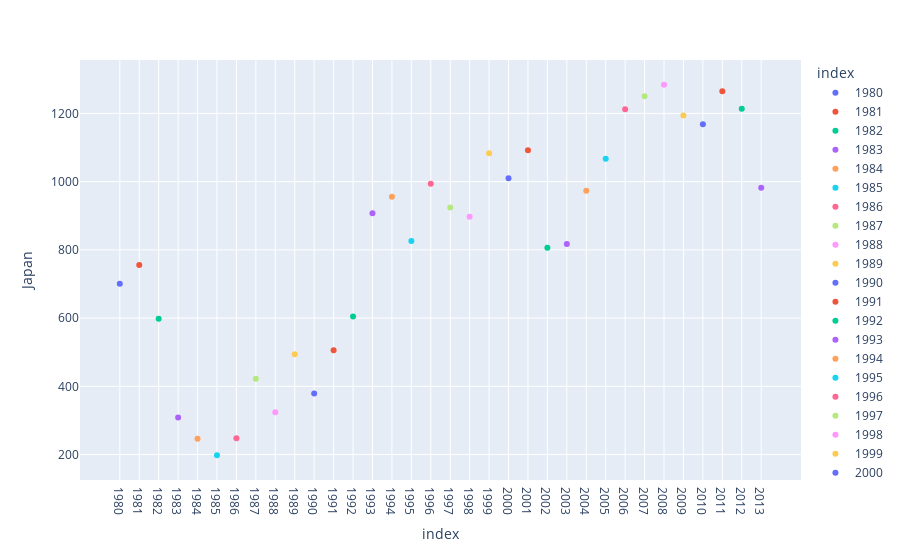

Notebook source saved alongside this figure:
### Code cell
JapanData=df.loc['Japan',years].reset_index()
px.scatter(JapanData, x='index', y='Japan',color='index')

### Figure 1 — Plotly figure (JSON) as saved in the notebook; plotly's stock layout.template omitted (floating-point values rounded to 4 significant figures)
{"data": [{"hovertemplate": "index=%{x}<br>Japan=%{y}<extra></extra>", "legendgroup": "1980", "marker": {"color": "#636efa", "symbol": "circle"}, "mode": "markers", "name": "1980", "orientation": "v", "showlegend": true, "type": "scatter", "x": ["1980"], "xaxis": "x", "y": [701], "yaxis": "y"}, {"hovertemplate": "index=%{x}<br>Japan=%{y}<extra></extra>", "legendgroup": "1981", "marker": {"color": "#EF553B", "symbol": "circle"}, "mode": "markers", "name": "1981", "orientation": "v", "showlegend": true, "type": "scatter", "x": ["1981"], "xaxis": "x", "y": [756], "yaxis": "y"}, {"hovertemplate": "index=%{x}<br>Japan=%{y}<extra></extra>", "legendgroup": "1982", "marker": {"color": "#00cc96", "symbol": "circle"}, "mode": "markers", "name": "1982", "orientation": "v", "showlegend": true, "type": "scatter", "x": ["1982"], "xaxis": "x", "y": [598], "yaxis": "y"}, {"hovertemplate": "index=%{x}<br>Japan=%{y}<extra></extra>", "legendgroup": "1983", "marker": {"color": "#ab63fa", "symbol": "circle"}, "mode": "markers", "name": "1983", "orientation": "v", "showlegend": true, "type": "scatter", "x": ["1983"], "xaxis": "x", "y": [309], "yaxis": "y"}, {"hovertemplate": "index=%{x}<br>Japan=%{y}<extra></extra>", "legendgroup": "1984", "marker": {"color": "#FFA15A", "symbol": "circle"}, "mode": "markers", "name": "1984", "orientation": "v", "showlegend": true, "type": "scatter", "x": ["1984"], "xaxis": "x", "y": [246], "yaxis": "y"}, {"hovertemplate": "index=%{x}<br>Japan=%{y}<extra></extra>", "legendgroup": "1985", "marker": {"color": "#19d3f3", "symbol": "circle"}, "mode": "markers", "name": "1985", "orientation": "v", "showlegend": true, "type": "scatter", "x": ["1985"], "xaxis": "x", "y": [198], "yaxis": "y"}, {"hovertemplate": "index=%{x}<br>Japan=%{y}<extra></extra>", "legendgroup": "1986", "marker": {"color": "#FF6692", "symbol": "circle"}, "mode": "markers", "name": "1986", "orientation": "v", "showlegend": true, "type": "scatter", "x": ["1986"], "xaxis": "x", "y": [248], "yaxis": "y"}, {"hovertemplate": "index=%{x}<br>Japan=%{y}<extra></extra>", "legendgroup": "1987", "marker": {"color": "#B6E880", "symbol": "circle"}, "mode": "markers", "name": "1987", "orientation": "v", "showlegend": true, "type": "scatter", "x": ["1987"], "xaxis": "x", "y": [422], "yaxis": "y"}, {"hovertemplate": "index=%{x}<br>Japan=%{y}<extra></extra>", "legendgroup": "1988", "marker": {"color": "#FF97FF", "symbol": "circle"}, "mode": "markers", "name": "1988", "orientation": "v", "showlegend": true, "type": "scatter", "x": ["1988"], "xaxis": "x", "y": [324], "yaxis": "y"}, {"hovertemplate": "index=%{x}<br>Japan=%{y}<extra></extra>", "legendgroup": "1989", "marker": {"color": "#FECB52", "symbol": "circle"}, "mode": "markers", "name": "1989", "orientation": "v", "showlegend": true, "type": "scatter", "x": ["1989"], "xaxis": "x", "y": [494], "yaxis": "y"}, {"hovertemplate": "index=%{x}<br>Japan=%{y}<extra></extra>", "legendgroup": "1990", "marker": {"color": "#636efa", "symbol": "circle"}, "mode": "markers", "name": "1990", "orientation": "v", "showlegend": true, "type": "scatter", "x": ["1990"], "xaxis": "x", "y": [379], "yaxis": "y"}, {"hovertemplate": "index=%{x}<br>Japan=%{y}<extra></extra>", "legendgroup": "1991", "marker": {"color": "#EF553B", "symbol": "circle"}, "mode": "markers", "name": "1991", "orientation": "v", "showlegend": true, "type": "scatter", "x": ["1991"], "xaxis": "x", "y": [506], "yaxis": "y"}, {"hovertemplate": "index=%{x}<br>Japan=%{y}<extra></extra>", "legendgroup": "1992", "marker": {"color": "#00cc96", "symbol": "circle"}, "mode": "markers", "name": "1992", "orientation": "v", "showlegend": true, "type": "scatter", "x": ["1992"], "xaxis": "x", "y": [605], "yaxis": "y"}, {"hovertemplate": "index=%{x}<br>Japan=%{y}<extra></extra>", "legendgroup": "1993", "marker": {"color": "#ab63fa", "symbol": "circle"}, "mode": "markers", "name": "1993", "orientation": "v", "showlegend": true, "type": "scatter", "x": ["1993"], "xaxis": "x", "y": [907], "yaxis": "y"}, {"hovertemplate": "index=%{x}<br>Japan=%{y}<extra></extra>", "legendgroup": "1994", "marker": {"color": "#FFA15A", "symbol": "circle"}, "mode": "markers", "name": "1994", "orientation": "v", "showlegend": true, "type": "scatter", "x": ["1994"], "xaxis": "x", "y": [956], "yaxis": "y"}, {"hovertemplate": "index=%{x}<br>Japan=%{y}<extra></extra>", "legendgroup": "1995", "marker": {"color": "#19d3f3", "symbol": "circle"}, "mode": "markers", "name": "1995", "orientation": "v", "showlegend": true, "type": "scatter", "x": ["1995"], "xaxis": "x", "y": [826], "yaxis": "y"}, {"hovertemplate": "index=%{x}<br>Japan=%{y}<extra></extra>", "legendgroup": "1996", "marker": {"color": "#FF6692", "symbol": "circle"}, "mode": "markers", "name": "1996", "orientation": "v", "showlegend": true, "type": "scatter", "x": ["1996"], "xaxis": "x", "y": [994], "yaxis": "y"}, {"hovertemplate": "index=%{x}<br>Japan=%{y}<extra></extra>", "legendgroup": "1997", "marker": {"color": "#B6E880", "symbol": "circle"}, "mode": "markers", "name": "1997", "orientation": "v", "showlegend": true, "type": "scatter", "x": ["1997"], "xaxis": "x", "y": [924], "yaxis": "y"}, {"hovertemplate": "index=%{x}<br>Japan=%{y}<extra></extra>", "legendgroup": "1998", "marker": {"color": "#FF97FF", "symbol": "circle"}, "mode": "markers", "name": "1998", "orientation": "v", "showlegend": true, "type": "scatter", "x": ["1998"], "xaxis": "x", "y": [897], "yaxis": "y"}, {"hovertemplate": "index=%{x}<br>Japan=%{y}<extra></extra>", "legendgroup": "1999", "marker": {"color": "#FECB52", "symbol": "circle"}, "mode": "markers", "name": "1999", "orientation": "v", "showlegend": true, "type": "scatter", "x": ["1999"], "xaxis": "x", "y": [1083], "yaxis": "y"}, {"hovertemplate": "index=%{x}<br>Japan=%{y}<extra></extra>", "legendgroup": "2000", "marker": {"color": "#636efa", "symbol": "circle"}, "mode": "markers", "name": "2000", "orientation": "v", "showlegend": true, "type": "scatter", "x": ["2000"], "xaxis": "x", "y": [1010], "yaxis": "y"}, {"hovertemplate": "index=%{x}<br>Japan=%{y}<extra></extra>", "legendgroup": "2001", "marker": {"color": "#EF553B", "symbol": "circle"}, "mode": "markers", "name": "2001", "orientation": "v", "showlegend": true, "type": "scatter", "x": ["2001"], "xaxis": "x", "y": [1092], "yaxis": "y"}, {"hovertemplate": "index=%{x}<br>Japan=%{y}<extra></extra>", "legendgroup": "2002", "marker": {"color": "#00cc96", "symbol": "circle"}, "mode": "markers", "name": "2002", "orientation": "v", "showlegend": true, "type": "scatter", "x": ["2002"], "xaxis": "x", "y": [806], "yaxis": "y"}, {"hovertemplate": "index=%{x}<br>Japan=%{y}<extra></extra>", "legendgroup": "2003", "marker": {"color": "#ab63fa", "symbol": "circle"}, "mode": "markers", "name": "2003", "orientation": "v", "showlegend": true, "type": "scatter", "x": ["2003"], "xaxis": "x", "y": [817], "yaxis": "y"}, {"hovertemplate": "index=%{x}<br>Japan=%{y}<extra></extra>", "legendgroup": "2004", "marker": {"color": "#FFA15A", "symbol": "circle"}, "mode": "markers", "name": "2004", "orientation": "v", "showlegend": true, "type": "scatter", "x": ["2004"], "xaxis": "x", "y": [973], "yaxis": "y"}, {"hovertemplate": "index=%{x}<br>Japan=%{y}<extra></extra>", "legendgroup": "2005", "marker": {"color": "#19d3f3", "symbol": "circle"}, "mode": "markers", "name": "2005", "orientation": "v", "showlegend": true, "type": "scatter", "x": ["2005"], "xaxis": "x", "y": [1067], "yaxis": "y"}, {"hovertemplate": "index=%{x}<br>Japan=%{y}<extra></extra>", "legendgroup": "2006", "marker": {"color": "#FF6692", "symbol": "circle"}, "mode": "markers", "name": "2006", "orientation": "v", "showlegend": true, "type": "scatter", "x": ["2006"], "xaxis": "x", "y": [1212], "yaxis": "y"}, {"hovertemplate": "index=%{x}<br>Japan=%{y}<extra></extra>", "legendgroup": "2007", "marker": {"color": "#B6E880", "symbol": "circle"}, "mode": "markers", "name": "2007", "orientation": "v", "showlegend": true, "type": "scatter", "x": ["2007"], "xaxis": "x", "y": [1250], "yaxis": "y"}, {"hovertemplate": "index=%{x}<br>Japan=%{y}<extra></extra>", "legendgroup": "2008", "marker": {"color": "#FF97FF", "symbol": "circle"}, "mode": "markers", "name": "2008", "orientation": "v", "showlegend": true, "type": "scatter", "x": ["2008"], "xaxis": "x", "y": [1284], "yaxis": "y"}, {"hovertemplate": "index=%{x}<br>Japan=%{y}<extra></extra>", "legendgroup": "2009", "marker": {"color": "#FECB52", "symbol": "circle"}, "mode": "markers", "name": "2009", "orientation": "v", "showlegend": true, "type": "scatter", "x": ["2009"], "xaxis": "x", "y": [1194], "yaxis": "y"}, {"hovertemplate": "index=%{x}<br>Japan=%{y}<extra></extra>", "legendgroup": "2010", "marker": {"color": "#636efa", "symbol": "circle"}, "mode": "markers", "name": "2010", "orientation": "v", "showlegend": true, "type": "scatter", "x": ["2010"], "xaxis": "x", "y": [1168], "yaxis": "y"}, {"hovertemplate": "index=%{x}<br>Japan=%{y}<extra></extra>", "legendgroup": "2011", "marker": {"color": "#EF553B", "symbol": "circle"}, "mode": "markers", "name": "2011", "orientation": "v", "showlegend": true, "type": "scatter", "x": ["2011"], "xaxis": "x", "y": [1265], "yaxis": "y"}, {"hovertemplate": "index=%{x}<br>Japan=%{y}<extra></extra>", "legendgroup": "2012", "marker": {"color": "#00cc96", "symbol": "circle"}, "mode": "markers", "name": "2012", "orientation": "v", "showlegend": true, "type": "scatter", "x": ["2012"], "xaxis": "x", "y": [1214], "yaxis": "y"}, {"hovertemplate": "index=%{x}<br>Japan=%{y}<extra></extra>", "legendgroup": "2013", "marker": {"color": "#ab63fa", "symbol": "circle"}, "mode": "markers", "name": "2013", "orientation": "v", "showlegend": true, "type": "scatter", "x": ["2013"], "xaxis": "x", "y": [982], "yaxis": "y"}], "layout": {"legend": {"title": {"text": "index"}, "tracegroupgap": 0}, "margin": {"t": 60}, "xaxis": {"anchor": "y", "categoryarray": ["1980", "1981", "1982", "1983", "1984", "1985", "1986", "1987", "1988", "1989", "1990", "1991", "1992", "1993", "1994", "1995", "1996", "1997", "1998", "1999", "2000", "2001", "2002", "2003", "2004", "2005", "2006", "2007", "2008", "2009", "2010", "2011", "2012", "2013"], "categoryorder": "array", "domain": [0, 1], "title": {"text": "index"}}, "yaxis": {"anchor": "x", "domain": [0, 1], "title": {"text": "Japan"}}}}
